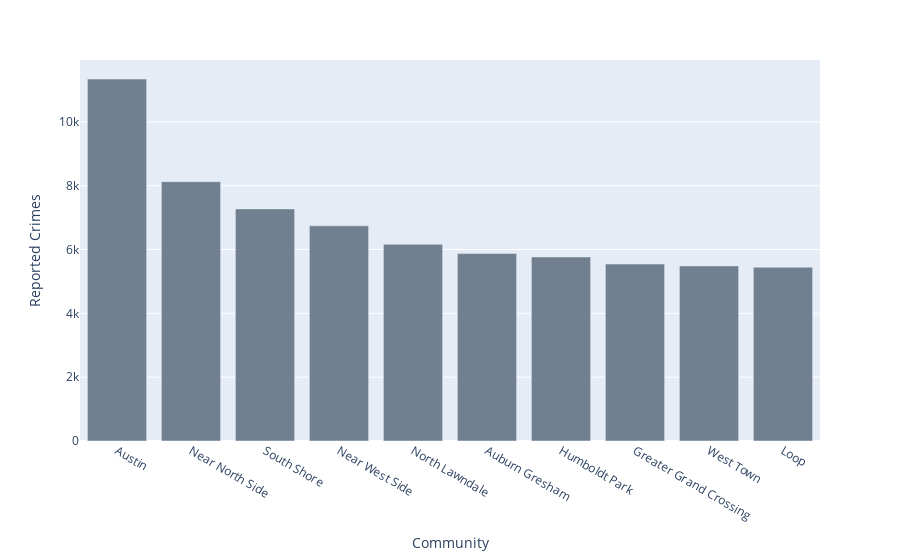

The notebook cell this image was saved under:
### Code cell
df = crimes[['Type', 'Community']].groupby(['Community'])['Type'].count().reset_index(name='Reported Crimes').sort_values('Reported Crimes', ascending=False).head(10)
fig = px.bar(df, x = 'Community', y = 'Reported Crimes')
fig.update_traces(marker_color='slategrey')
fig.show()

### Figure 1 — Plotly figure (JSON) as saved in the notebook; plotly's stock layout.template omitted (floating-point values rounded to 4 significant figures)
{"data": [{"alignmentgroup": "True", "hovertemplate": "Community=%{x}<br>Reported Crimes=%{y}<extra></extra>", "legendgroup": "", "marker": {"color": "slategrey", "pattern": {"shape": ""}}, "name": "", "offsetgroup": "", "orientation": "v", "showlegend": false, "textposition": "auto", "type": "bar", "x": ["Austin", "Near North Side", "South Shore", "Near West Side", "North Lawndale", "Auburn Gresham", "Humboldt Park", "Greater Grand Crossing", "West Town", "Loop"], "xaxis": "x", "y": [11341, 8126, 7272, 6743, 6161, 5873, 5767, 5545, 5486, 5446], "yaxis": "y"}], "layout": {"barmode": "relative", "legend": {"tracegroupgap": 0}, "margin": {"t": 60}, "xaxis": {"anchor": "y", "domain": [0, 1], "title": {"text": "Community"}}, "yaxis": {"anchor": "x", "domain": [0, 1], "title": {"text": "Reported Crimes"}}}}
